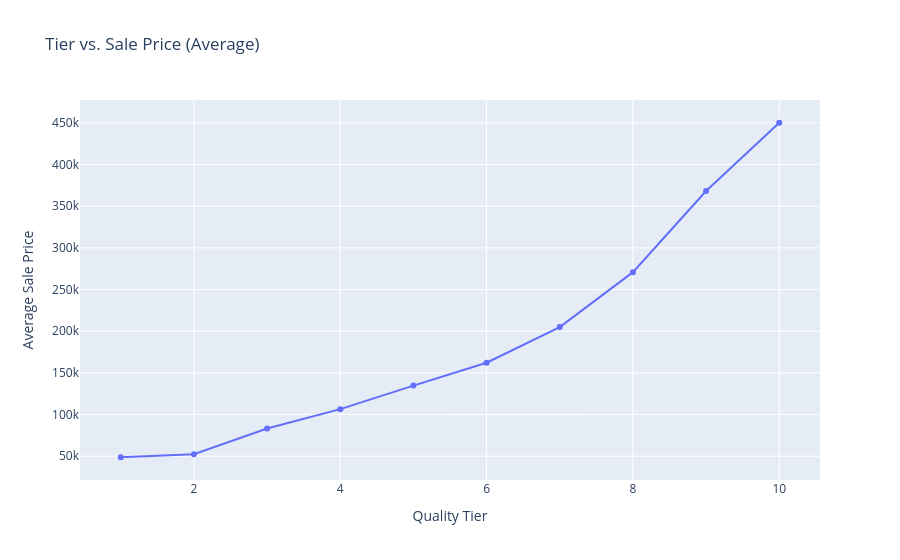

Here is the notebook cell this chart was saved with:
### Code cell
fig = px.line(
    avg_tier_prices,
    x="Quality_Tier",
    y="Sale_Price",
    title="Tier vs. Sale Price (Average)",
    labels={
        "Quality_Tier": "Quality Tier",
        "Sale_Price": "Average Sale Price",
    },
    markers=True
)

fig.update_traces(
    textposition="top center", 
    mode="lines+markers+text"   # Enables lines, markers, and text simultaneously
)

fig.show()

### Figure 1 — Plotly figure (JSON) as saved in the notebook; plotly's stock layout.template omitted (floating-point values rounded to 4 significant figures)
{"data": [{"hovertemplate": "Quality Tier=%{x}<br>Average Sale Price=%{y}<extra></extra>", "legendgroup": "", "line": {"color": "#636efa", "dash": "solid"}, "marker": {"symbol": "circle"}, "mode": "lines+markers+text", "name": "", "orientation": "v", "showlegend": false, "textposition": "top center", "type": "scatter", "x": [1, 2, 3, 4, 5, 6, 7, 8, 9, 10], "xaxis": "x", "y": [48720.0, 52330.0, 83190.0, 106500.0, 134800.0, 162100.0, 205000.0, 270900.0, 368300.0, 450200.0], "yaxis": "y"}], "layout": {"legend": {"tracegroupgap": 0}, "title": {"text": "Tier vs. Sale Price (Average)"}, "xaxis": {"anchor": "y", "domain": [0, 1], "title": {"text": "Quality Tier"}}, "yaxis": {"anchor": "x", "domain": [0, 1], "title": {"text": "Average Sale Price"}}}}
